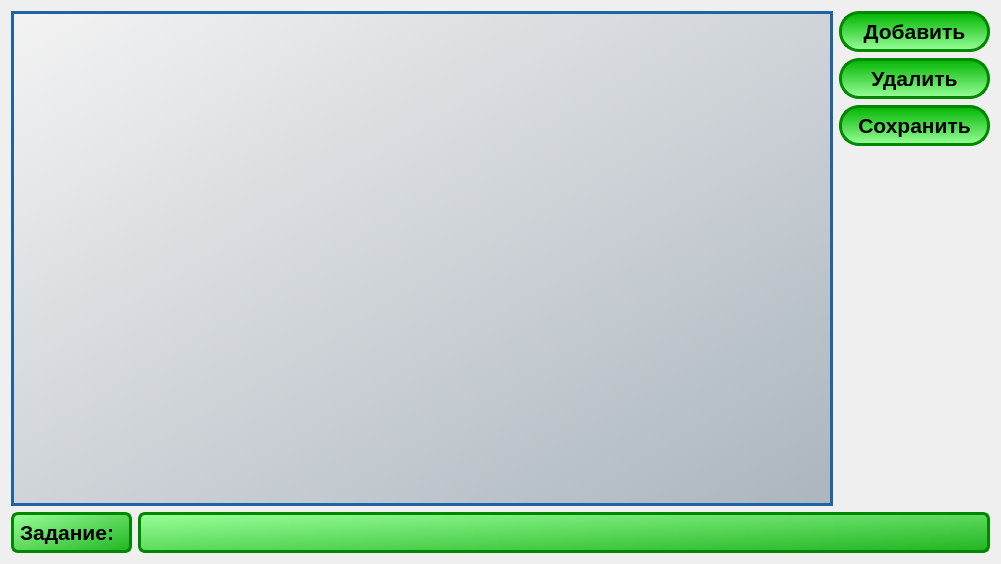
     <widget class="QWidget" name="tab">
      <property name="sizePolicy">
       <sizepolicy hsizetype="Expanding" vsizetype="Expanding">
        <horstretch>0</horstretch>
        <verstretch>0</verstretch>
       </sizepolicy>
      </property>
      <attribute name="title">
       <string>1 - Варианты ответов</string>
      </attribute>
      <layout class="QGridLayout" name="gridLayout">
       <item row="0" column="0" rowspan="4" colspan="2">
        <widget class="QListWidget" name="listWidget">
         <property name="enabled">
          <bool>true</bool>
         </property>
         <property name="font">
          <font>
           <pointsize>174</pointsize>
          </font>
         </property>
         <property name="styleSheet">
          <string notr="true">QListWidget {
border-radius: 0px;
border: 3px solid rgb(31, 99, 167);  
background-color: qlineargradient(spread:pad, x1:1, y1:1, x2:0, y2:0, stop:0 rgba(171, 181, 190, 255), stop:1 rgba(243, 243, 243, 255));
}

QListWidget::item:selected {
border-radius: 0px;
background-color: qlineargradient(spread:pad, x1:1, y1:0.653636, x2:0, y2:0.466, stop:0 rgba(150, 45, 255, 255), stop:1 rgba(182, 107, 255, 255));
}

</string>
         </property>
         <property name="dragEnabled">
          <bool>false</bool>
         </property>
         <property name="dragDropOverwriteMode">
          <bool>false</bool>
         </property>
         <property name="dragDropMode">
          <enum>QAbstractItemView::InternalMove</enum>
         </property>
         <property name="defaultDropAction">
          <enum>Qt::MoveAction</enum>
         </property>
         <property name="verticalScrollMode">
          <enum>QAbstractItemView::ScrollPerPixel</enum>
         </property>
         <property name="horizontalScrollMode">
          <enum>QAbstractItemView::ScrollPerPixel</enum>
         </property>
         <property name="sortingEnabled">
          <bool>false</bool>
         </property>
        </widget>
       </item>
       <item row="0" column="2">
        <widget class="QPushButton" name="Button_Add">
         <property name="sizePolicy">
          <sizepolicy hsizetype="Fixed" vsizetype="Fixed">
           <horstretch>0</horstretch>
           <verstretch>0</verstretch>
          </sizepolicy>
         </property>
         <property name="minimumSize">
          <size>
           <width>151</width>
           <height>41</height>
          </size>
         </property>
         <property name="maximumSize">
          <size>
           <width>151</width>
           <height>41</height>
          </size>
         </property>
         <property name="font">
          <font>
           <pointsize>16</pointsize>
           <weight>75</weight>
           <bold>true</bold>
          </font>
         </property>
         <property name="styleSheet">
          <string notr="true">QPushButton {
border-radius: 20px;
border: 3px solid rgb(0, 135, 0); 
background-color: qlineargradient(spread:pad, x1:1, y1:0, x2:1, y2:1, stop:0 rgba(0, 180, 0, 255), stop:1 rgba(152, 255, 152, 255));
}

QPushButton:hover {
border-radius: 20px;
border: 3px solid rgb(0, 135, 0); 	
background-color: qlineargradient(spread:pad, x1:1, y1:0, x2:1, y2:1, stop:0 rgba(36, 232, 36, 255), stop:1 rgba(236, 250, 236, 255));
}

QPushButton:pressed {
border-radius: 20px;
border: 3px solid rgb(0, 135, 0); 
background-color: qlineargradient(spread:pad, x1:1, y1:0, x2:1, y2:1, stop:0 rgba(236, 250, 236, 255), stop:1 rgba(36, 232, 36, 255));
}

QPushButton:disabled {
border-radius: 20px;
border: 3px solid rgb(90, 90, 90); 
background-color: qlineargradient(spread:pad, x1:1, y1:0, x2:1, y2:1, stop:0 rgba(110, 110, 110, 255), stop:1 rgba(210, 210, 210, 255));
}</string>
         </property>
         <property name="text">
          <string>Добавить</string>
         </property>
        </widget>
       </item>
       <item row="1" column="2">
        <widget class="QPushButton" name="Button_Delete">
         <property name="sizePolicy">
          <sizepolicy hsizetype="Fixed" vsizetype="Fixed">
           <horstretch>0</horstretch>
           <verstretch>0</verstretch>
          </sizepolicy>
         </property>
         <property name="minimumSize">
          <size>
           <width>151</width>
           <height>41</height>
          </size>
         </property>
         <property name="maximumSize">
          <size>
           <width>151</width>
           <height>41</height>
          </size>
         </property>
         <property name="font">
          <font>
           <pointsize>16</pointsize>
           <weight>75</weight>
           <bold>true</bold>
          </font>
         </property>
         <property name="styleSheet">
          <string notr="true">QPushButton {
border-radius: 20px;
border: 3px solid rgb(0, 135, 0); 
background-color: qlineargradient(spread:pad, x1:1, y1:0, x2:1, y2:1, stop:0 rgba(0, 180, 0, 255), stop:1 rgba(152, 255, 152, 255));
}

QPushButton:hover {
border-radius: 20px;
border: 3px solid rgb(0, 135, 0); 	
background-color: qlineargradient(spread:pad, x1:1, y1:0, x2:1, y2:1, stop:0 rgba(36, 232, 36, 255), stop:1 rgba(236, 250, 236, 255));
}

QPushButton:pressed {
border-radius: 20px;
border: 3px solid rgb(0, 135, 0); 
background-color: qlineargradient(spread:pad, x1:1, y1:0, x2:1, y2:1, stop:0 rgba(236, 250, 236, 255), stop:1 rgba(36, 232, 36, 255));
}

QPushButton:disabled {
border-radius: 20px;
border: 3px solid rgb(90, 90, 90); 
background-color: qlineargradient(spread:pad, x1:1, y1:0, x2:1, y2:1, stop:0 rgba(110, 110, 110, 255), stop:1 rgba(210, 210, 210, 255));
}</string>
         </property>
         <property name="text">
          <string>Удалить</string>
         </property>
        </widget>
       </item>
       <item row="2" column="2">
        <widget class="QPushButton" name="Button_Save">
         <property name="enabled">
          <bool>true</bool>
         </property>
         <property name="sizePolicy">
          <sizepolicy hsizetype="Fixed" vsizetype="Fixed">
           <horstretch>0</horstretch>
           <verstretch>0</verstretch>
          </sizepolicy>
         </property>
         <property name="minimumSize">
          <size>
           <width>151</width>
           <height>41</height>
          </size>
         </property>
         <property name="maximumSize">
          <size>
           <width>151</width>
           <height>41</height>
          </size>
         </property>
         <property name="font">
          <font>
           <pointsize>16</pointsize>
           <weight>75</weight>
           <bold>true</bold>
          </font>
         </property>
         <property name="styleSheet">
          <string notr="true">QPushButton {
border-radius: 20px;
border: 3px solid rgb(0, 135, 0); 
background-color: qlineargradient(spread:pad, x1:1, y1:0, x2:1, y2:1, stop:0 rgba(0, 180, 0, 255), stop:1 rgba(152, 255, 152, 255));
}

QPushButton:hover {
border-radius: 20px;
border: 3px solid rgb(0, 135, 0); 	
background-color: qlineargradient(spread:pad, x1:1, y1:0, x2:1, y2:1, stop:0 rgba(36, 232, 36, 255), stop:1 rgba(236, 250, 236, 255));
}

QPushButton:pressed {
border-radius: 20px;
border: 3px solid rgb(0, 135, 0); 
background-color: qlineargradient(spread:pad, x1:1, y1:0, x2:1, y2:1, stop:0 rgba(236, 250, 236, 255), stop:1 rgba(36, 232, 36, 255));
}

QPushButton:disabled {
border-radius: 20px;
border: 3px solid rgb(90, 90, 90); 
background-color: qlineargradient(spread:pad, x1:1, y1:0, x2:1, y2:1, stop:0 rgba(110, 110, 110, 255), stop:1 rgba(210, 210, 210, 255));
}</string>
         </property>
         <property name="text">
          <string>Сохранить</string>
         </property>
        </widget>
       </item>
       <item row="3" column="2">
        <spacer name="verticalSpacer">
         <property name="orientation">
          <enum>Qt::Vertical</enum>
         </property>
         <property name="sizeHint" stdset="0">
          <size>
           <width>20</width>
           <height>360</height>
          </size>
         </property>
        </spacer>
       </item>
       <item row="4" column="0">
        <widget class="QLabel" name="label_5">
         <property name="minimumSize">
          <size>
           <width>121</width>
           <height>41</height>
          </size>
         </property>
         <property name="maximumSize">
          <size>
           <width>121</width>
           <height>41</height>
          </size>
         </property>
         <property name="font">
          <font>
           <pointsize>16</pointsize>
           <weight>75</weight>
           <bold>true</bold>
          </font>
         </property>
         <property name="styleSheet">
          <string notr="true">QLabel {
border-radius: 7px;
border: 3px solid rgb(0, 135, 0); 
background-color: qlineargradient(spread:pad, x1:1, y1:1, x2:0, y2:0, stop:0 rgba(34, 180, 34, 255), stop:1 rgba(152, 255, 152, 255));
}</string>
         </property>
         <property name="text">
          <string>Задание:</string>
         </property>
        </widget>
       </item>
       <item row="4" column="1" colspan="2">
        <widget class="QLineEdit" name="lineEdit_Task">
         <property name="minimumSize">
          <size>
           <width>852</width>
           <height>41</height>
          </size>
         </property>
         <property name="maximumSize">
          <size>
           <width>16777215</width>
           <height>41</height>
          </size>
         </property>
         <property name="font">
          <font>
           <pointsize>19</pointsize>
          </font>
         </property>
         <property name="styleSheet">
          <string notr="true">QLineEdit {
border-radius: 7px;
border: 3px solid rgb(0, 135, 0); 
	background-color: qlineargradient(spread:pad, x1:1, y1:1, x2:0, y2:0, stop:0 rgba(34, 180, 34, 255), stop:1 rgba(152, 255, 152, 255));
}</string>
         </property>
         <property name="echoMode">
          <enum>QLineEdit::Normal</enum>
         </property>
        </widget>
       </item>
      </layout>
     </widget>
